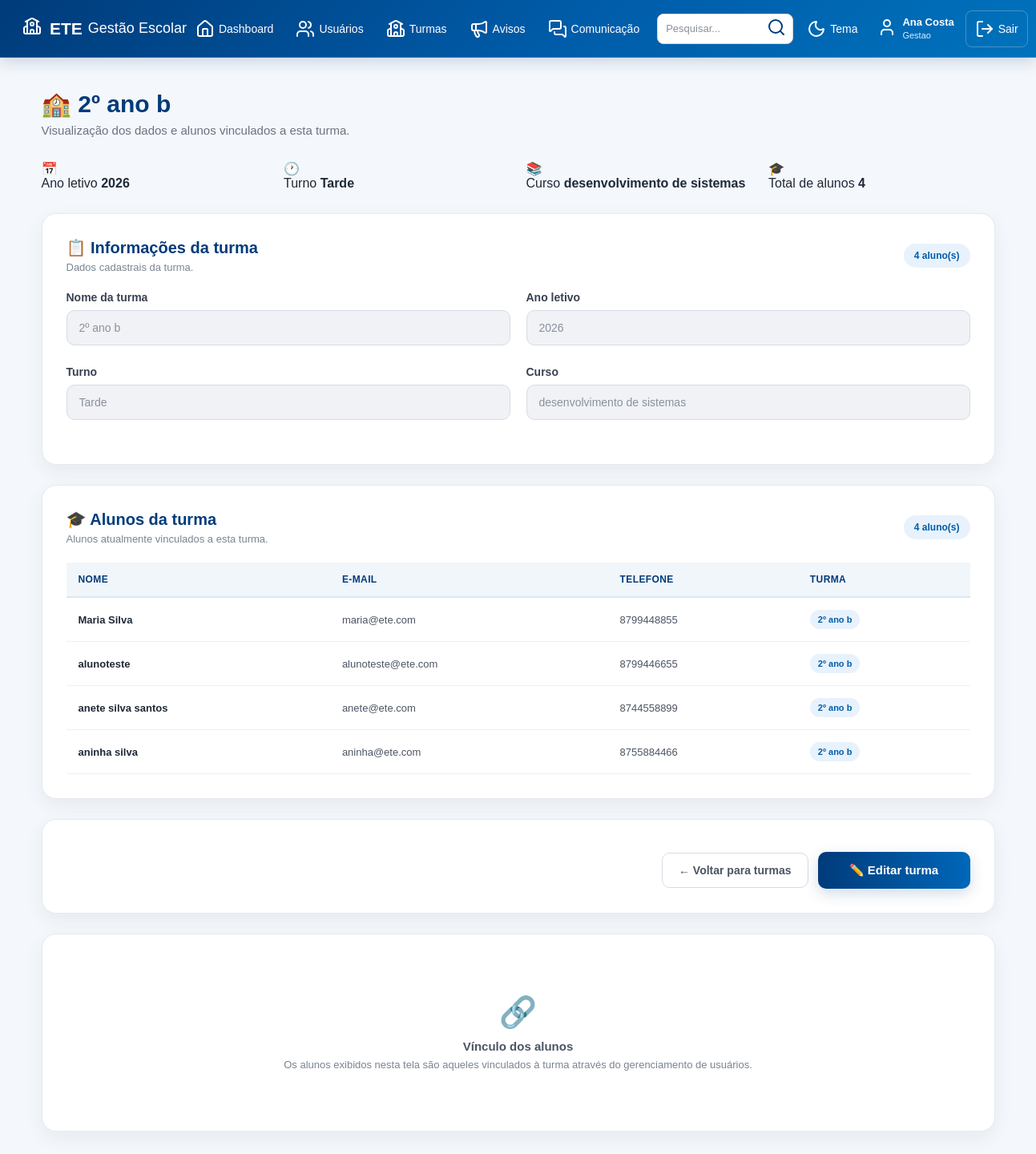
The page /turmas/ver/2 (signed in) on the database its author committed.
### tables this page shows
CREATE TABLE usuarios (

            id INTEGER PRIMARY KEY AUTOINCREMENT,

            nome TEXT NOT NULL,

            email TEXT NOT NULL,

            tipo TEXT NOT NULL,

            telefone TEXT,

            turma TEXT

        , senha TEXT, primeiro_acesso INTEGER DEFAULT 0);

CREATE TABLE turmas (

            id INTEGER PRIMARY KEY AUTOINCREMENT,

            nome TEXT NOT NULL,

            ano INTEGER NOT NULL,

            turno TEXT NOT NULL,

            curso TEXT NOT NULL

        );

### app.py (the view, shortened to what this page needs)
@app.route("/turmas/ver/<int:id>")
def ver_turma(id):
    acesso = exigir_tipo("gestao")
    if acesso:
        return acesso
    conexao = conectar()
    try:
        turma = conexao.execute(
            """
            SELECT *
            FROM turmas
            WHERE id = ?
            """,
            (id,)
        ).fetchone()
        alunos = conexao.execute(
            """
            SELECT
                id,
                nome,
                email,
                telefone,
                turma
            FROM usuarios
            WHERE tipo = 'aluno'
            AND turma = ?
            ORDER BY nome
            """,
            (turma["nome"],)
        ).fetchall()
    finally:
        conexao.close()
    return render_template(
        "ver_turma.html",
        turma=turma,
        alunos=alunos,
        usuario_nome=session["usuario_nome"],
        usuario_tipo=session["usuario_tipo"]
    )

### app.py (called while the page is built, shortened)
def usuario_logado():
    return "usuario_id" in session

def exigir_tipo(tipo):
    if not usuario_logado():
        return redirect(
            url_for("inicio")
        )
    if session.get("usuario_tipo") != tipo:
        flash(
            "Você não tem permissão para acessar esta área.",
            "error"
        )
        return redirecionar_usuario()
    return None

def buscar_usuario_atual():
    if not usuario_logado():
        return None
    conexao = conectar()
    try:
        usuario = conexao.execute(
            """
            SELECT *
            FROM usuarios
            WHERE id = ?
            """,
            (session["usuario_id"],)
        ).fetchone()
        return usuario
    finally:
        conexao.close()

@app.before_request
def protecao_global():
    rotas_publicas = {
        "inicio",
        "static"
    }
    if request.endpoint in rotas_publicas:
        return None
    if not usuario_logado():
        return None
    usuario = buscar_usuario_atual()
    session["usuario_nome"] = usuario["nome"]
    session["usuario_email"] = usuario["email"]
    session["usuario_tipo"] = usuario["tipo"]
    if (
        usuario["primeiro_acesso"] == 1
        and request.endpoint not in {
            "trocar_senha",
            "logout",
            "static"
        }
    ):
        return redirect(
            url_for("trocar_senha")
        )
    return None

### banco.py (called while the page is built)
def conectar():
    conexao = sqlite3.connect("gestao_escolar.db")
    conexao.row_factory = sqlite3.Row
    return conexao

### templates/ver_turma.html (shortened to what this page needs)
<!DOCTYPE html>
<html lang="pt-BR">
<head>
    <link
        rel="stylesheet"
        href="{{ url_for('static', filename='style.css') }}"
    >
</head>
<body>
{% include "menu.html" %}
<main class="dashboard">
    <div class="dashboard-title">
        <h2>
            🏫 {{ turma['nome'] }}
        </h2>
        <p>
            Visualização dos dados e alunos
            vinculados a esta turma.
        </p>
    </div>
    <section class="dashboard-cards">
        <div class="dashboard-card">
            <div class="dashboard-card-icon">
                📅
            </div>
            <div>
                <span>
                    Ano letivo
                </span>
                <strong>
                    {{ turma['ano'] }}
                </strong>
            </div>
        </div>
        <div class="dashboard-card">
            <div class="dashboard-card-icon">
                🕐
            </div>
            <div>
                <span>
                    Turno
                </span>
                <strong>
                    {{ turma['turno'] }}
                </strong>
            </div>
        </div>
        <div class="dashboard-card">
            <div class="dashboard-card-icon">
                📚
            </div>
            <div>
                <span>
                    Curso
                </span>
                <strong>
                    {{ turma['curso'] }}
                </strong>
            </div>
        </div>
        <div class="dashboard-card">
            <div class="dashboard-card-icon">
                🎓
            </div>
            <div>
                <span>
                    Total de alunos
                </span>
                <strong>
                    {{ alunos|length }}
                </strong>
            </div>
        </div>
    </section>
    <section class="content-card">
        <div class="section-header">
            <div>
                <h3>
                    📋 Informações da turma
                </h3>
                <p>
                    Dados cadastrais da turma.
                </p>
            </div>
            <span class="total-badge">
                {{ alunos|length }} aluno(s)
            </span>
        </div>
        <div class="form-row">
            <div class="form-group">
                <label>
                    Nome da turma
                </label>
                <input
                    type="text"
                    value="{{ turma['nome'] }}"
                    disabled
                >
            </div>
            <div class="form-group">
                <label>
                    Ano letivo
                </label>
                <input
                    type="text"
                    value="{{ turma['ano'] }}"
                    disabled
                >
            </div>
        </div>
        <div class="form-row">
            <div class="form-group">
                <label>
                    Turno
                </label>
                <input
                    type="text"
                    value="{{ turma['turno'] }}"
                    disabled
                >
            </div>
            <div class="form-group">
                <label>
                    Curso
                </label>
                <input
                    type="text"
                    value="{{ turma['curso'] }}"
                    disabled
                >
            </div>
        </div>
    </section>
    <section class="content-card users-list">
        <div class="section-header">
            <div>
                <h3>
                    🎓 Alunos da turma
                </h3>
                <p>
                    Alunos atualmente vinculados
                    a esta turma.
                </p>
            </div>
            <span class="total-badge">
                {{ alunos|length }} aluno(s)
            </span>
        </div>
        {% if alunos %}
            <div class="table-container">
                <table>
                    <thead>
                        <tr>
                            <th>
                                Nome
                            </th>
                            <th>
                                E-mail
                            </th>
                            <th>
                                Telefone
                            </th>
                            <th>
                                Turma
                            </th>
                        </tr>
                    </thead>
                    <tbody>
                        {% for aluno in alunos %}
                            <tr>
                                <td>
                                    <strong>
                                        {{ aluno['nome'] }}
                                    </strong>
                                </td>
                                <td>
                                    {{ aluno['email'] }}
                                </td>
                                <td>
                                    {{ aluno['telefone'] or '-' }}
                                </td>
                                <td>
                                    <span class="badge">
                                        {{ aluno['turma'] }}
                                    </span>
                                </td>
                            </tr>
                        {% endfor %}
                    </tbody>
                </table>
            </div>
        {% endif %}
    </section>
    <section class="content-card">
        <div class="form-buttons">
            <a
                href="{{ url_for('turmas_page') }}"
                class="btn-secondary"
            >
                ← Voltar para turmas
            </a>
            <a
                href="{{ url_for('editar_turma', id=turma['id']) }}"
                class="btn-login"
            >
                ✏️ Editar turma
            </a>
        </div>
    </section>
    <section class="content-card">
        <div class="empty-message">
            <div class="empty-icon">
                🔗
            </div>
            <strong>
                Vínculo dos alunos
            </strong>
            <span>
                Os alunos exibidos nesta tela são
                aqueles vinculados à turma através
                do gerenciamento de usuários.
            </span>
        </div>
    </section>
</main>
</body>
</html>

### templates/menu.html (shortened to what this page needs)
<!DOCTYPE html>
<html lang="pt-BR">
<head>
<link
    rel="stylesheet"
    href="{{ url_for('static', filename='style.css') }}"
>
</head>
<body>
<header class="topo">
    <div class="topo-logo">
        <span class="logo-icone">
            <i data-lucide="school"></i>
        </span>
        <div class="logo-texto">
            <strong>ETE</strong>
            <span>Gestão Escolar</span>
        </div>
    </div>
    <nav class="menu-principal">
        {% if usuario_tipo == "gestao" %}
            <a
                href="{{ url_for('dashboard') }}"
                class="menu-item"
            >
                <i data-lucide="house"></i>
                <span>Dashboard</span>
            </a>
            <a
                href="{{ url_for('usuarios_page') }}"
                class="menu-item"
            >
                <i data-lucide="users"></i>
                <span>Usuários</span>
            </a>
            <a
                href="{{ url_for('turmas_page') }}"
                class="menu-item"
            >
                <i data-lucide="school"></i>
                <span>Turmas</span>
            </a>
            <a
                href="{{ url_for('avisos_page') }}"
                class="menu-item"
            >
                <i data-lucide="megaphone"></i>
                <span>Avisos</span>
            </a>
            <a
                href="{{ url_for('comunicacao') }}"
                class="menu-item"
            >
                <i data-lucide="messages-square"></i>
                <span>Comunicação</span>
            </a>
        {% endif %}
        <div class="menu-pesquisa">
            <input
                type="text"
                name="pesquisa"
                placeholder="Pesquisar..."
                aria-label="Pesquisar no sistema"
            >
            <button
                type="button"
                title="Pesquisa"
            >
                <i data-lucide="search"></i>
            </button>
        </div>
        <button
            type="button"
            class="menu-botao"
            title="Alterar tema"
        >
            <i data-lucide="moon"></i>
            <span>Tema</span>
        </button>
        <a
            href="{{ url_for('perfil') }}"
            class="menu-usuario"
        >
            <span class="usuario-icone">
                <i data-lucide="user"></i>
            </span>
            <span class="usuario-info">
                <strong>
                    {{ usuario_nome }}
                </strong>
                <small>
                    {{ usuario_tipo|capitalize }}
                </small>
            </span>
        </a>
        <a
            href="{{ url_for('logout') }}"
            class="menu-sair"
        >
            <i data-lucide="log-out"></i>
            <span>Sair</span>
        </a>
    </nav>
</header>
</body>
</html>

### rows shown on the page
usuarios: nome "Ana Costa", tipo "Gestao"
turmas: nome "2º ano b", ano "2026", turno "Tarde", curso "desenvolvimento de sistemas"
usuarios: nome "Maria Silva", email "maria@ete.com", telefone "8799448855", turma "2º ano b"
usuarios: nome "alunoteste", email "alunoteste@ete.com", telefone "8799446655", turma "2º ano b"
usuarios: nome "anete silva santos", email "anete@ete.com", telefone "8744558899", turma "2º ano b"
usuarios: nome "aninha silva", email "aninha@ete.com", telefone "8755884466", turma "2º ano b"

### other values the page prints
{{ alunos|length }} "4"
